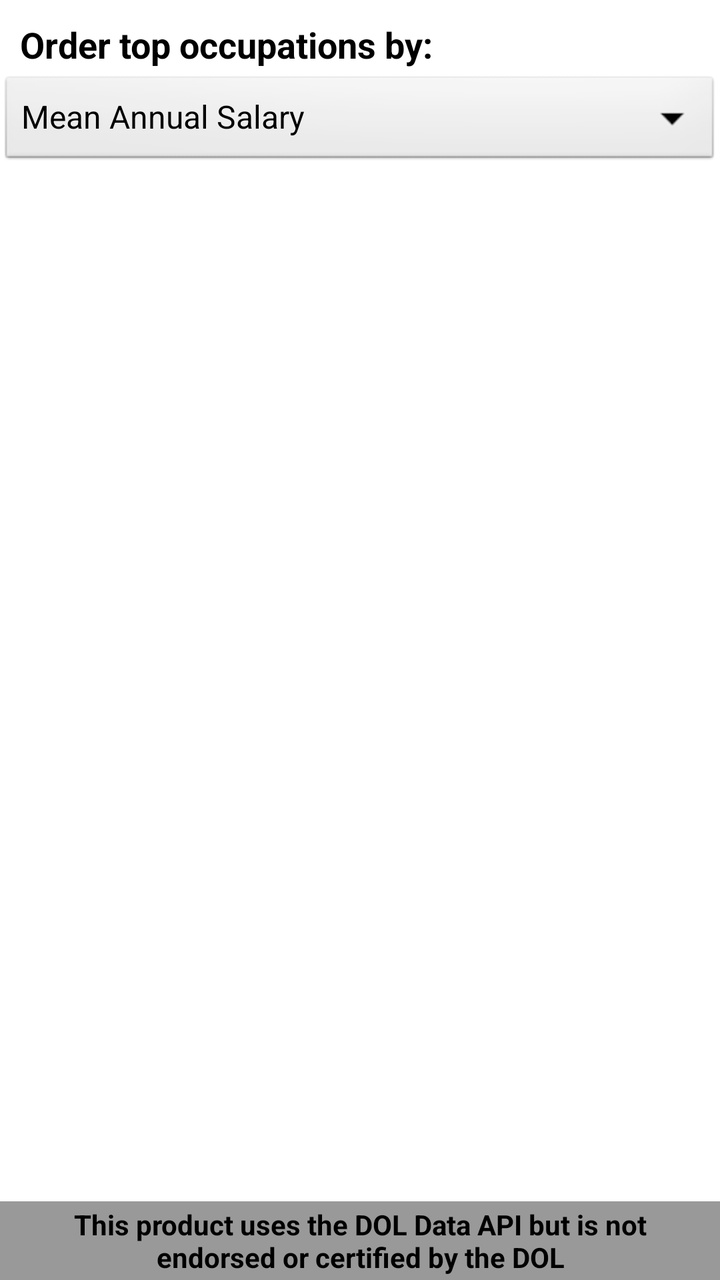
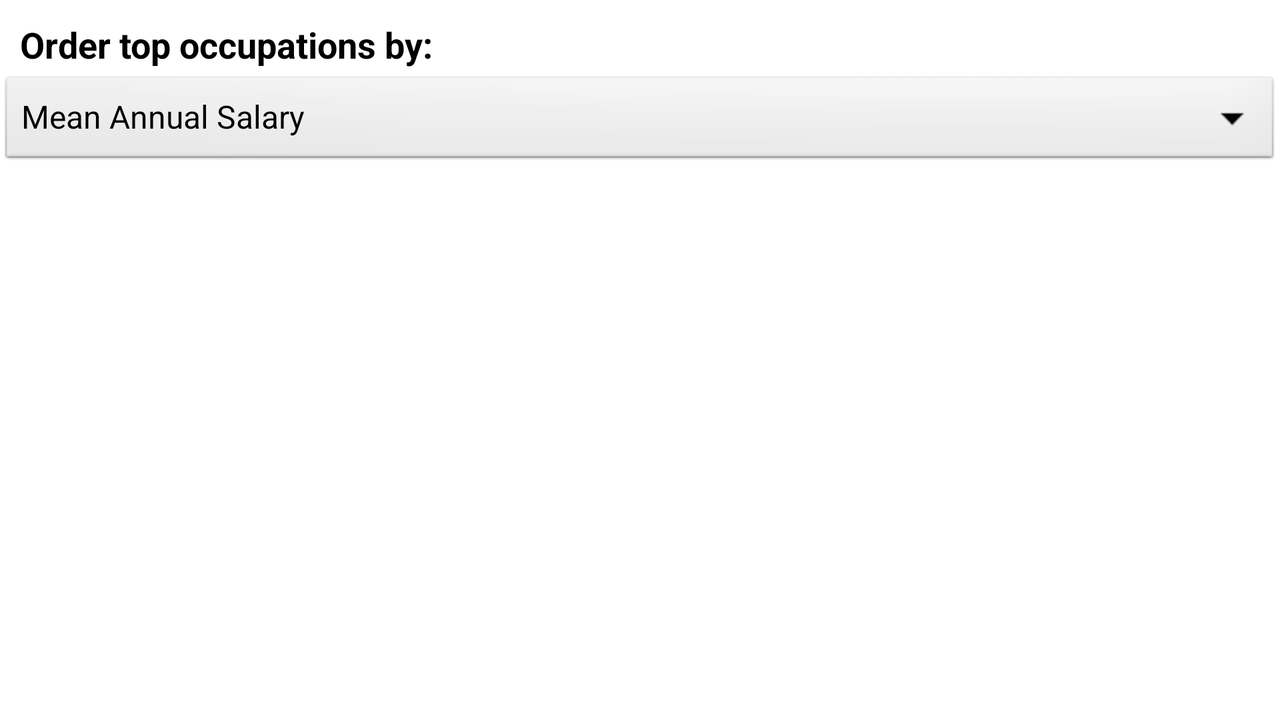

One screen, two layout resources from the same app: the default and the repository's alternative for another configuration. Each is rendered where Android would select it; the XML of both is given below.
<!-- AndroidManifest.xml: activity theme android:Theme.Light -->
<!-- res/layout/industry_top_occupations.xml -->
<?xml version="1.0" encoding="utf-8"?>
<RelativeLayout
  xmlns:android="http://schemas.android.com/apk/res/android"
  android:layout_width="fill_parent"
  android:layout_height="fill_parent">
    
    <TextView android:id="@+id/industry_name"
        android:text="Industry Name"
        android:layout_width="fill_parent"
        android:layout_height="wrap_content"
        android:gravity="left"
        android:layout_alignParentTop="true"
        android:visibility="gone"
        style="@style/DetailLabel" />

    <TextView  android:id="@+id/industry_occupation_sort_order_label"
        android:text="Order top occupations by:"
        android:layout_width="fill_parent"
        android:layout_height="wrap_content"
        android:gravity="left"
        android:layout_below="@id/industry_name"
        style="@style/HeadingLabel" />
    
    <Spinner android:id="@+id/industry_occupation_sort_order_spinner"
        android:entries="@array/sort_criteria"
        android:layout_width="fill_parent"
        android:layout_height="wrap_content"
        android:layout_below="@id/industry_occupation_sort_order_label" />

    
    <TextView android:id="@+id/industry_occupation_footer"
        android:text="@string/api_disclaimer"
        android:layout_width="fill_parent"
        android:layout_height="wrap_content"
        style="@style/FooterLabel"
        android:paddingLeft="8dip"
        android:paddingRight="8dip"
        android:baselineAligned="false"
        android:layout_alignParentBottom="true"
        android:gravity="center"
        android:background="#999" />
        
    <ListView android:id="@id/android:list"
        android:layout_width="fill_parent"
        android:layout_height="fill_parent"
        android:drawSelectorOnTop="false"
        android:layout_below="@id/industry_occupation_sort_order_spinner"
        android:layout_above="@id/industry_occupation_footer" />
        
</RelativeLayout>
<!-- resources referenced by this layout -->
<resources>
  <string-array name="sort_criteria">
          <item>Mean Annual Salary</item>
          <item>Employment</item>
      </string-array>
  <string name="api_disclaimer">This product uses the DOL Data API but is not endorsed or certified by the DOL</string>
  <style name="DetailLabel" parent="@android:style/TextAppearance.Medium">
          <item name="android:textSize">14sp</item>
          <item name="android:paddingTop">2dp</item>
          <item name="android:paddingBottom">1dp</item>
          <item name="android:paddingLeft">10dp</item>
          <item name="android:paddingRight">10dp</item>
          <item name="android:layout_width">fill_parent</item>
          <item name="android:layout_height">wrap_content</item>
          <item name="android:gravity">right</item>
      </style>
  <style name="FooterLabel" parent="@android:style/TextAppearance.Medium">
          <item name="android:textStyle">bold</item>
          <item name="android:textSize">14sp</item>
          <item name="android:paddingTop">2dp</item>
          <item name="android:paddingBottom">2dp</item>
          <item name="android:paddingLeft">8dp</item>
          <item name="android:paddingRight">8dp</item>
          <item name="android:layout_width">fill_parent</item>
          <item name="android:layout_height">wrap_content</item>
          <item name="android:gravity">center</item>
      </style>
  <style name="HeadingLabel" parent="@android:style/TextAppearance.Medium">
          <item name="android:textStyle">bold</item>
          <item name="android:textSize">18sp</item>
          <item name="android:paddingTop">10dp</item>
          <item name="android:paddingBottom">2dp</item>
          <item name="android:paddingLeft">10dp</item>
          <item name="android:paddingRight">10dp</item>
          <item name="android:layout_width">fill_parent</item>
          <item name="android:layout_height">wrap_content</item>
          <item name="android:gravity">center</item>
      </style>
</resources>
<!-- res/layout-land/industry_top_occupations.xml (the repository's variant of the layout above) -->
<!-- drawn on the phone turned sideways -->
<?xml version="1.0" encoding="utf-8"?>
<RelativeLayout
  xmlns:android="http://schemas.android.com/apk/res/android"
  android:layout_width="fill_parent"
  android:layout_height="fill_parent">
    
    <TextView android:id="@+id/industry_name"
        android:text="Industry Name"
        android:layout_width="fill_parent"
        android:layout_height="wrap_content"
        android:gravity="left"
        android:layout_alignParentTop="true"
        android:visibility="gone"
        android:paddingBottom="0dp"
        style="@style/DetailLabel" />

    <TextView  android:id="@+id/industry_occupation_sort_order_label"
        android:text="Order top occupations by:"
        android:layout_width="fill_parent"
        android:layout_height="wrap_content"
        android:gravity="left"
        android:layout_below="@id/industry_name"
        style="@style/HeadingLabel" />
    
    <Spinner android:id="@+id/industry_occupation_sort_order_spinner"
        android:entries="@array/sort_criteria"
        android:layout_width="fill_parent"
        android:layout_height="wrap_content"
        android:layout_below="@id/industry_occupation_sort_order_label" />

    <ListView android:id="@id/android:list"
        android:layout_width="fill_parent"
        android:layout_height="fill_parent"
        android:drawSelectorOnTop="false"
        android:layout_below="@id/industry_occupation_sort_order_spinner" />
        
</RelativeLayout>
<!-- resources referenced by the variant -->
<!-- as the phone turned sideways resolves them -->
<resources>
  <string-array name="sort_criteria">
          <item>Mean Annual Salary</item>
          <item>Employment</item>
      </string-array>
  <style name="DetailLabel" parent="@android:style/TextAppearance.Medium">
          <item name="android:textSize">14sp</item>
          <item name="android:paddingTop">2dp</item>
          <item name="android:paddingBottom">1dp</item>
          <item name="android:paddingLeft">10dp</item>
          <item name="android:paddingRight">10dp</item>
          <item name="android:layout_width">fill_parent</item>
          <item name="android:layout_height">wrap_content</item>
          <item name="android:gravity">right</item>
      </style>
  <style name="HeadingLabel" parent="@android:style/TextAppearance.Medium">
          <item name="android:textStyle">bold</item>
          <item name="android:textSize">18sp</item>
          <item name="android:paddingTop">10dp</item>
          <item name="android:paddingBottom">2dp</item>
          <item name="android:paddingLeft">10dp</item>
          <item name="android:paddingRight">10dp</item>
          <item name="android:layout_width">fill_parent</item>
          <item name="android:layout_height">wrap_content</item>
          <item name="android:gravity">center</item>
      </style>
</resources>
